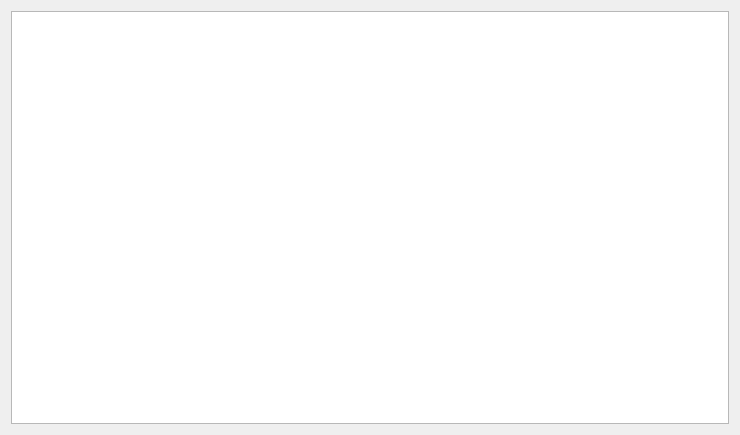
<?xml version="1.0" encoding="UTF-8"?>
<ui version="4.0">
 <class>Widget</class>
 <widget class="QWidget" name="Widget">
  <property name="geometry">
   <rect>
    <x>0</x>
    <y>0</y>
    <width>740</width>
    <height>435</height>
   </rect>
  </property>
  <property name="windowTitle">
   <string>Widget</string>
  </property>
  <layout class="QGridLayout" name="gridLayout">
   <item row="0" column="0">
    <widget class="QGraphicsView" name="graphicsView"/>
   </item>
  </layout>
 </widget>
 <layoutdefault spacing="6" margin="11"/>
 <resources/>
 <connections/>
</ui>
